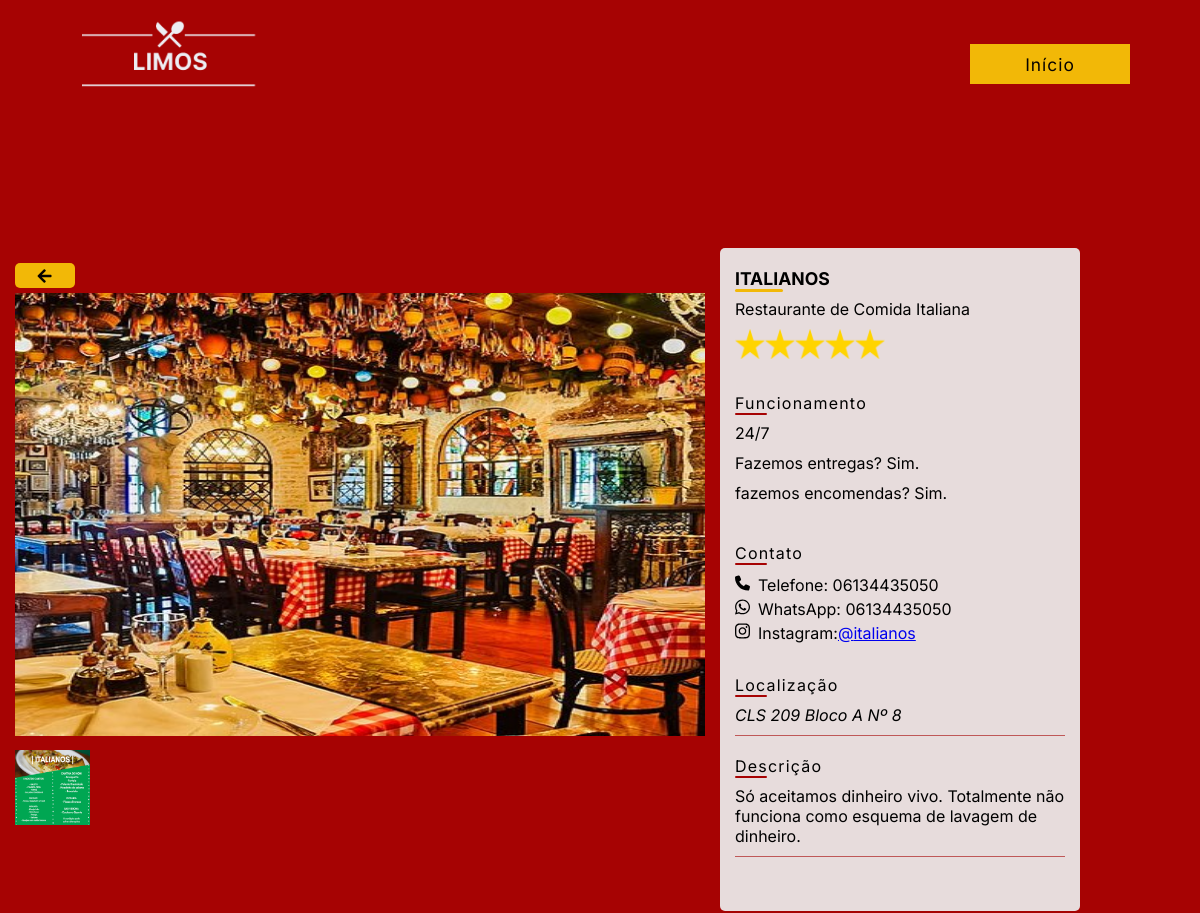
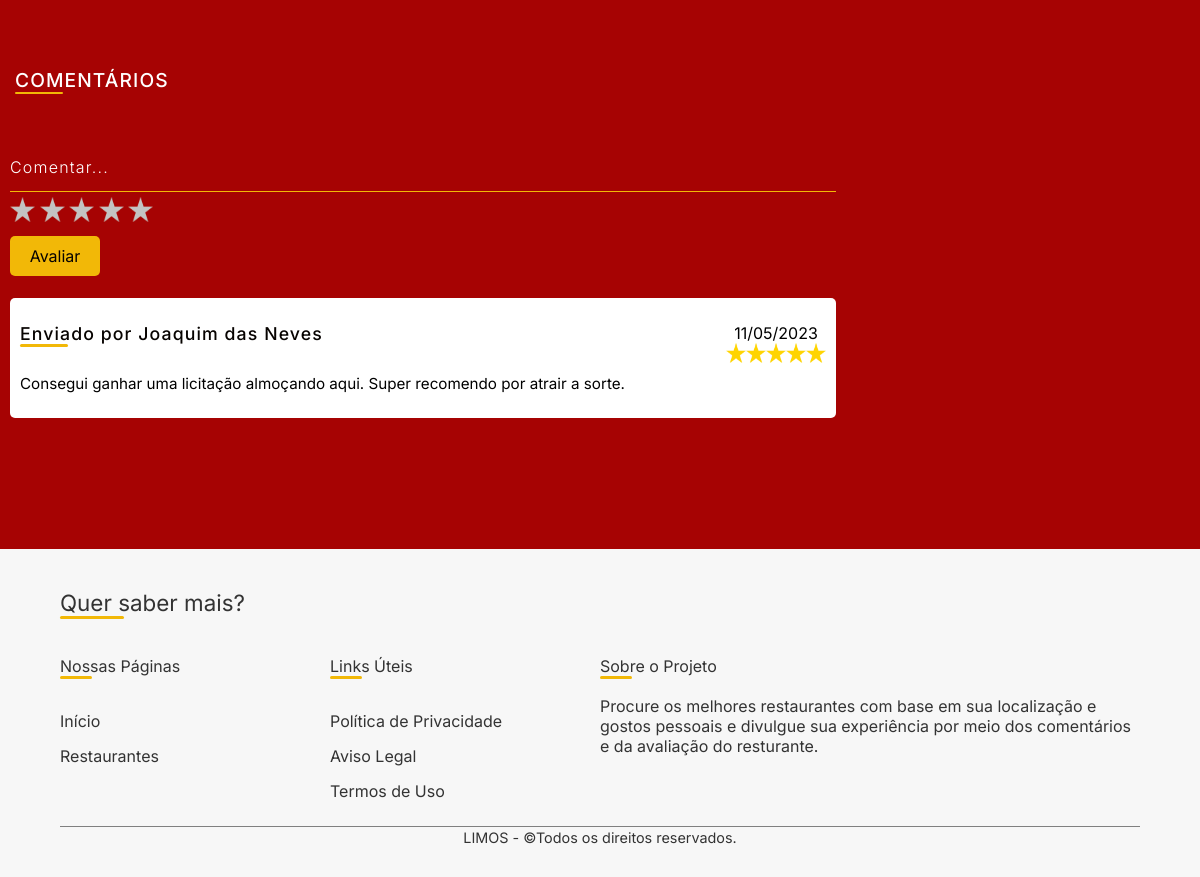
The page /sbr/restaurantes/index.php?idRes=11 on the database its author committed (2 pictures, top to bottom).
### tables this page shows
CREATE TABLE IF NOT EXISTS `RES` (
  `id_res` INT NOT NULL AUTO_INCREMENT,
  `status_conta_res` INT NOT NULL DEFAULT 1 COMMENT '1=ativa\n2=excluída\n3=banida\n4=cadastro incompleto',
  `nome_res` VARCHAR(200) NOT NULL,
  `tipo_res` INT NOT NULL,
  `dia_hora_func_res` VARCHAR(200) NULL DEFAULT NULL COMMENT 'Breve descriçío sobre os horários de funcionamento do restaurante',
  `encomenda_res` INT NOT NULL COMMENT 'O RESTAURANTE ACEITA PEDIDOS DE ENCOMENDA?\nSIM = 1\nNíO = 2',
  `entrega_res` INT NULL DEFAULT NULL COMMENT 'O RESTAURENTE FAZ DELIVERY?\n1 = SIM\n2 = NíO',
  `telefone_res` VARCHAR(20) NULL DEFAULT NULL,
  `desc_res` VARCHAR(2000) NULL DEFAULT NULL COMMENT 'DESCRIÇíO DO RESTAURANTE',
  `cardapio_res` VARCHAR(60) NULL DEFAULT NULL,
  `cnpj_res` CHAR(18) NULL DEFAULT NULL,
  `fotos_res` VARCHAR(1000) NOT NULL COMMENT 'FOTOS DO RESTAURANTE. OBDECEM AO PADRíO: \"FOTO1.EXTENÇíO##FOTO2.EXTENÇíO##FOTO3.EXTENÇíO\"',
  `nota_res` FLOAT NULL COMMENT 'NOTA DO RESTAURATE REFERENTE AOS COMENTÁRIOS DOS USUÁRIOS',
  `whatsapp_res` VARCHAR(20) NULL,
  `instagram_res` VARCHAR(45) NULL,
  PRIMARY KEY (`id_res`),
  UNIQUE INDEX `cnpj_res_UNIQUE` (`cnpj_res` ASC));

CREATE TABLE IF NOT EXISTS `END` (
  `id_end` INT NOT NULL AUTO_INCREMENT,
  `id_cli` INT NULL,
  `id_res` INT NULL,
  `cep_end` CHAR(9) NOT NULL,
  `num_end` VARCHAR(20) NULL,
  `logradouro_end` VARCHAR(45) NOT NULL,
  `bairro_end` VARCHAR(45) NOT NULL,
  `uf_end` VARCHAR(13) NOT NULL,
  `cidade_end` VARCHAR(58) NOT NULL,
  `pais_end` VARCHAR(45) NOT NULL DEFAULT 'Brazil',
  PRIMARY KEY (`id_end`),
  INDEX `fk_ENDERECO_CLI1_idx` (`id_cli` ASC),
  INDEX `fk_ENDERECO_RES1_idx` (`id_res` ASC),
  CONSTRAINT `fk_ENDERECO_CLI1`
    FOREIGN KEY (`id_cli`)
    REFERENCES `CLI` (`id_cli`)
    ON DELETE NO ACTION
    ON UPDATE NO ACTION,
  CONSTRAINT `fk_ENDERECO_RES1`
    FOREIGN KEY (`id_res`)
    REFERENCES `RES` (`id_res`)
    ON DELETE NO ACTION
    ON UPDATE NO ACTION);

CREATE TABLE IF NOT EXISTS `COMENT` (
  `id_coment` INT NOT NULL AUTO_INCREMENT,
  `id_cli` INT NOT NULL,
  `id_res` INT NOT NULL,
  `nota_coment` INT NOT NULL,
  `data_coment` DATE NOT NULL,
  `coment_coment` VARCHAR(1000) NULL DEFAULT NULL,
  PRIMARY KEY (`id_coment`),
  INDEX `fk_COMENT_CLI_idx` (`id_cli` ASC),
  INDEX `fk_COMENT_RES1_idx` (`id_res` ASC),
  CONSTRAINT `fk_COMENT_CLI`
    FOREIGN KEY (`id_cli`)
    REFERENCES `CLI` (`id_cli`)
    ON DELETE NO ACTION
    ON UPDATE NO ACTION,
  CONSTRAINT `fk_COMENT_RES1`
    FOREIGN KEY (`id_res`)
    REFERENCES `RES` (`id_res`)
    ON DELETE NO ACTION
    ON UPDATE NO ACTION);

CREATE TABLE IF NOT EXISTS `CLI` (
  `id_cli` INT NOT NULL AUTO_INCREMENT,
  `status_conta_cli` INT NOT NULL DEFAULT 1 COMMENT '1=ativa\n2=excluída\n3=banida\n4=cadastro incompleto',
  `telefone_cli` VARCHAR(45) NULL DEFAULT NULL,
  `email_cli` VARCHAR(200) NOT NULL,
  `senha_cli` VARCHAR(32) NOT NULL,
  `data_reg_cli` DATE NOT NULL,
  `gostos_cli` VARCHAR(200) NULL DEFAULT NULL,
  `nome_cli` VARCHAR(200) NOT NULL,
  PRIMARY KEY (`id_cli`),
  UNIQUE INDEX `id_cli_UNIQUE` (`id_cli` ASC),
  UNIQUE INDEX `email_cli_UNIQUE` (`email_cli` ASC));

### objs/endereco.php (called while the page is built, shortened)
<?php
    class endereco{
        public function __construct($cep, $num, $logradouro, $bairro, $uf, $pais, $cidade, $id){
            $this->logradouro = $logradouro;
            $this->numero = $num;
        }
    }
?>

### objs/comentario.php (called while the page is built, shortened)
<?php
    class coment{
        public $data_coment;
        public function __construct($id, $cli, $res, $coment, $data, $nota){
            $this->id_cli = $cli;
            $this->data_coment = $data;
            $this->coment = $coment;
        }
        public function formataDataComent(){
            $data = explode("-", $this->data_coment);
            $data = $data[2]."/".$data[1]."/".$data[0];
            return $data;
        }
    }
?>

### sbr/restaurantes/index.php (the view, shortened to what this page needs)
<?php
    include_once("../../conexao.php");
    include("../../layout/header.php");
    include("../../layout/menu_login.php");
    $idres = mysqli_real_escape_string($conexao, trim(isset($_GET["idRes"]) ? $_GET["idRes"] : 0));
    $query = "SELECT * FROM `res` WHERE id_res = '$idres'";
    $result = mysqli_query($conexao, $query);
    $restaurante_bd = mysqli_fetch_assoc($result);
    $res = new restaurante($restaurante_bd["id_res"], $restaurante_bd["nome_res"], $restaurante_bd["tipo_res"], $restaurante_bd["dia_hora_func_res"], $restaurante_bd["encomenda_res"], $restaurante_bd["entrega_res"], $restaurante_bd["telefone_res"], $restaurante_bd["desc_res"], $restaurante_bd["cardapio_res"], $restaurante_bd["cnpj_res"], $restaurante_bd["fotos_res"], $restaurante_bd["nota_res"], $restaurante_bd["status_conta_res"], $restaurante_bd["whatsapp_res"], $restaurante_bd["instagram_res"]);
    $imagem = $res->fotos;
    $cardapio = $res->cardapio;
    $query = "SELECT * FROM `END` WHERE id_res = '$idres'";
    $result = mysqli_query($conexao, $query);
    $endereco_bd = mysqli_fetch_assoc($result);
    $enderecoRes = new endereco($endereco_bd["cep_end"], $endereco_bd["num_end"], $endereco_bd["logradouro_end"], $endereco_bd["bairro_end"], $endereco_bd["uf_end"], $endereco_bd["pais_end"], $endereco_bd["cidade_end"], $endereco_bd["id_end"]);
?>
<!DOCTYPE html>
<html lang="pt-br">
<head>
    <link rel="stylesheet" href="//maxcdn.bootstrapcdn.com/font-awesome/4.3.0/css/font-awesome.min.css">
    <link rel="stylesheet" href="../../css/restaurante/info_res.css">
    <link rel="stylesheet" href="../../css/boot.css">
</head>
<body>
    <main class="main_res">
        <section class="main_res_info">
            <div class="res_img ">
        <div class="voltar">
        <a href="../pesquisa/index.php" class=""><i class="fas fa-arrow-left"></i>
            </a>
</div>
                <a href="../../img/restaurantes/<?php echo $imagem ?>"><img src="../../img/restaurantes/<?php echo $imagem ?>" alt="imagem do Restaurante"></a>
                <div class="img_cardapio">
                    <a href="../../img/restaurantes/<?php echo $cardapio ?>"><img src="../../img/restaurantes/<?php echo $cardapio ?>" alt="imagem do cardápio"></a>
                </div>
            </div>
            <article class="main_info_content">
                <div class="art_main_info">
                    <header class="titulo_res">
                        <h1><?php echo $res->nome; ?></h1>
                        <p><?php echo $res->tipo() ?></p>
                        <p class="nota-res"><?php  for ($i = 1; $i <= 5; $i++) {
                            $starImage = ($i <= $restaurante_bd["nota_res"]) ? '../../img/icons/estrela.png' : '../../img/icons/estrela_vazia.png';
                            echo '<img src="' . $starImage . '" style="width: 30px; height: 30px;">';
                        }   ?></p>
                    </header>
                    <div class="funcionamento">
                        <h2>Funcionamento</h2>
                        <p><?php echo $res->diahorafunc; ?></p>
                        <ul>
                            <li>Fazemos entregas? <?php echo $res->entrega(0, 2); ?></li>
                            <li>fazemos encomendas? <?php echo $res->encomenda(0, 2); ?></li>
                        </ul>
                    </div>
                    <div class="contato">
                        <h2>Contato</h2>
                        <p class="iconp"> <span><img src="../../img/icons/phone-solid.svg" alt=""></span> Telefone: <?php echo $res->telefones; ?></p>
                        <p class="iconp"> <span><img src="../../img/icons/whatsapp.svg" alt=""></span> WhatsApp: <?php echo $res->whatsapp; ?></p>
                        <p class="iconp"> <span><img src="../../img/icons/instagram.svg" alt=""></span> Instagram: <a target="_blank" href="https://www.instagram.com/<?php echo $res->instagram; ?>">@<?php echo $res->instagram; ?></a></p>
                    </div>
                    <div class="localiza">
                        <h2>Localização</h2>
                        <address><?php echo $enderecoRes->logradouro . " Nº " . $enderecoRes->numero; ?></address>
                    </div>
                    <div class="descricao">
                        <h2>Descrição</h2>
                        <p><?php echo $res->descricao; ?></p>
                    </div>
                </div>
            </article>
        </section>
        <section class="coment">
            <header class="titulo_coment">
                <h1>Comentários</h1>
                </header>
            <div class="content_coment">
                <form action="comentar.php" method="POST" class="form_coment ">
                <div class="saco">
                    <textarea id="coment" name="coment" rows="5" cols="33" placeholder="Comentar..." class="area"></textarea>
            </div>
                    <div class="estrelas">
                        <label for="pontuacao-1" onclick="marcarEstrelas(1)"><img src="../../img/icons/estrela_vazia.png"style="width:25px;height:25px;" alt=""></label>
                        <label for="pontuacao-2"onclick="marcarEstrelas(2)"><img src="../../img/icons/estrela_vazia.png"style="width:25px;height:25px;" alt=""></label>
                        <label for="pontuacao-3"onclick="marcarEstrelas(3)"><img src="../../img/icons/estrela_vazia.png"style="width:25px;height:25px;" alt=""></label>
                        <label for="pontuacao-4"onclick="marcarEstrelas(4)"><img src="../../img/icons/estrela_vazia.png"style="width:25px;height:25px;" alt=""></label>
                        <label for="pontuacao-5"onclick="marcarEstrelas(5)"><img src="../../img/icons/estrela_vazia.png"style="width:25px;height:25px;" alt=""></label>
                    </div>
                    <div class="butao_coment">
                        <input type="submit" value="Avaliar"></input>
                    </div>
                </form>
                <?php
                $query = 'SELECT * FROM `coment` WHERE id_res = ' . $idres . ' ORDER BY data_coment, id_coment DESC LIMIT 3;';
                $result = mysqli_query($conexao, $query);
                $row = mysqli_num_rows($result);
                if ($row >= 1) {
                    foreach ($result as $com) {
                        echo '<div class="comentario_cli">';
                        echo '<div class="coment_cli_content">';
                        $comentario = new coment($com['id_coment'], $com['id_cli'], $com['id_res'], $com['coment_coment'], $com['data_coment'], $com['nota_coment']);
                        $idCliCom = $comentario->id_cli;
                        $query = "SELECT nome_cli FROM `CLI` WHERE id_cli = '$idCliCom'";
                        $result = mysqli_query($conexao, $query);
                        $nomeCli = mysqli_fetch_assoc($result);
                        echo '<div class="info_coment_cli1">';
                        echo '<h3>'."Enviado por"." " . $nomeCli["nome_cli"] . '</h3>';
                        echo '<div class="estrelas2">';
                        echo $comentario->formataDataComent();
                        echo '<p>';
                         for ($i = 1; $i <= 5; $i++) {
                            $starImage = ($i <= $com['nota_coment']) ? '../../img/icons/estrela.png' : '../../img/icons/estrela_vazia.png';
                            echo '<img src="' . $starImage . '" style="width: 20px; height: 20px;">';
                        }
                        echo '</p>';
                        echo '</div>';
                        echo '</div>';
                        echo '<div class="info_coment_cli2">';
                        echo '<p>' . $comentario->coment . '</p>';
                        echo '</div>';
                        echo '</div>';
                        echo '</div>';
                    }
                }
                ?>
            </div>
        </section>
    </main>
    <?php include("../../layout/footer.php"); ?>
</body>
</html>

### rows shown on the page
res: fotos_res (picture), cardapio_res (picture), nome_res "ITALIANOS", dia_hora_func_res "24/7", telefone_res "06134435050", whatsapp_res "06134435050", instagram_res "italianos", desc_res "Só aceitamos dinheiro vivo. Totalmente não funciona como esquema de lavagem de dinheiro."
end: logradouro_end "CLS 209 Bloco A", num_end "8"
coment: id_cli.nome_cli "Joaquim das Neves", data_coment "11/05/2023", coment_coment "Consegui ganhar uma licitação almoçando aqui. Super recomendo por atrair a sorte."
